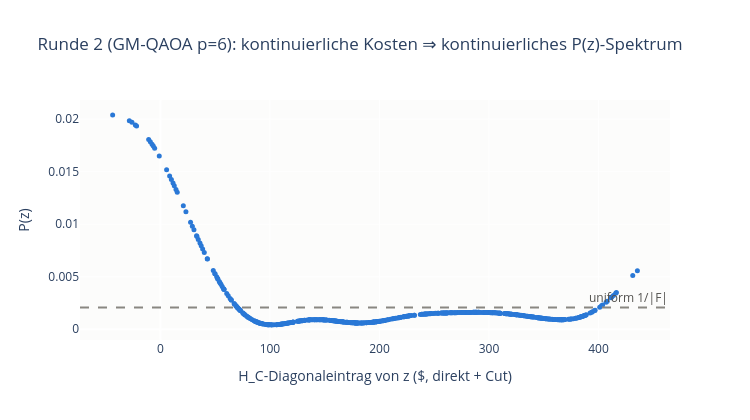

The code cell stored with this chart in its notebook:
### Markdown cell above
### Runde 2: Der Benders-Cut macht die Kosten kontinuierlich

Nach Runde 1 fixiert Gurobi das gesampelte `z`, löst das kontinuierliche LP und liefert Schattenpreise $\lambda$. Daraus entsteht der Optimality-Cut

$$q(z) \;\ge\; q_0 + \sum_b \lambda_b \, z_b$$

— affin in den Bits, aber mit **kontinuierlichen** Koeffizienten (Dual-Werte in \$). Die $H_C$-Diagonale der Runde 2 ist: direkte Kosten + punktweises Maximum aller bisherigen Cuts.

Damit hat (fast) jeder Zustand seinen **eigenen** Kostenwert $E(z)$ ⇒ eigene Phase $e^{-i\gamma E(z)}$ ⇒ eigenes Interferenzmuster gegen $\mathrm{mean}(\psi)$ ⇒ eigener $P(z)$-Wert. Die Zwei-Level-Struktur aus Runde 1 löst sich in ein kontinuierliches, mit den Kosten fallendes Spektrum auf — genau das, was der Benders-Loop braucht: das Sampling konzentriert sich zunehmend auf die nach aktuellem Kostenmodell günstigen Konfigurationen.

### Code cell
# Runde 2: erster Optimality-Cut aus dem Gurobi-Subproblem.
# Der Cut ist affin in z: q(z) >= q0 + sum_b lambda_b * z_b — die lambda_b sind
# LP-Schattenpreise, also KONTINUIERLICHE $-Werte (hier synthetisch, bis das
# Gurobi-Subproblem angebunden ist).
rng = np.random.default_rng(1)
lam = rng.normal(0.0, 60.0, size=inst.n_bits)
cut = 300.0 + bits @ lam

costs2 = costs1 + cut  # H_C-Diagonale Runde 2: direkte Kosten + max über Cuts (hier: 1 Cut)
probs_r2 = gm_qaoa(costs2, p=6)

print("verschiedene Kostenwerte:", np.unique(costs2).size,
      "| verschiedene P(z)-Werte:", np.unique(np.round(probs_r2, 14)).size)
print("P(argmin) =", round(float(probs_r2[np.argmin(costs2)]), 4),
      "| uniform =", round(1 / len(feas), 5))

fig = go.Figure()
fig.add_hline(y=1 / len(feas), line_dash="dash", line_color="#898781",
              annotation_text="uniform 1/|F|", annotation_font_color="#52514e")
fig.add_scatter(x=costs2, y=probs_r2, mode="markers",
                marker=dict(color="#2a78d6", size=5), showlegend=False)
fig.update_layout(
    title="Runde 2 (GM-QAOA p=6): kontinuierliche Kosten ⇒ kontinuierliches P(z)-Spektrum",
    xaxis_title="H_C-Diagonaleintrag von z ($, direkt + Cut)", yaxis_title="P(z)",
    width=750, height=420, plot_bgcolor="#fcfcfb",
)
fig.show()

### Figure 1 — Plotly figure (JSON) as saved in the notebook; plotly's stock layout.template omitted (floating-point values rounded to 4 significant figures; data arrays with more than 128 entries replaced by an {"elided": "..."} marker saying what was removed)
{"data": [{"marker": {"color": "#2a78d6", "size": 5}, "mode": "markers", "showlegend": false, "type": "scatter", "x": {"elided": "486 float values"}, "y": {"elided": "486 float values"}}], "layout": {"annotations": [{"font": {"color": "#52514e"}, "showarrow": false, "text": "uniform 1/|F|", "x": 1, "xanchor": "right", "xref": "x domain", "y": 0.002058, "yanchor": "bottom", "yref": "y"}], "height": 420, "plot_bgcolor": "#fcfcfb", "shapes": [{"line": {"color": "#898781", "dash": "dash"}, "type": "line", "x0": 0, "x1": 1, "xref": "x domain", "y0": 0.002058, "y1": 0.002058, "yref": "y"}], "title": {"text": "Runde 2 (GM-QAOA p=6): kontinuierliche Kosten ⇒ kontinuierliches P(z)-Spektrum"}, "width": 750, "xaxis": {"title": {"text": "H_C-Diagonaleintrag von z ($, direkt + Cut)"}}, "yaxis": {"title": {"text": "P(z)"}}}}
